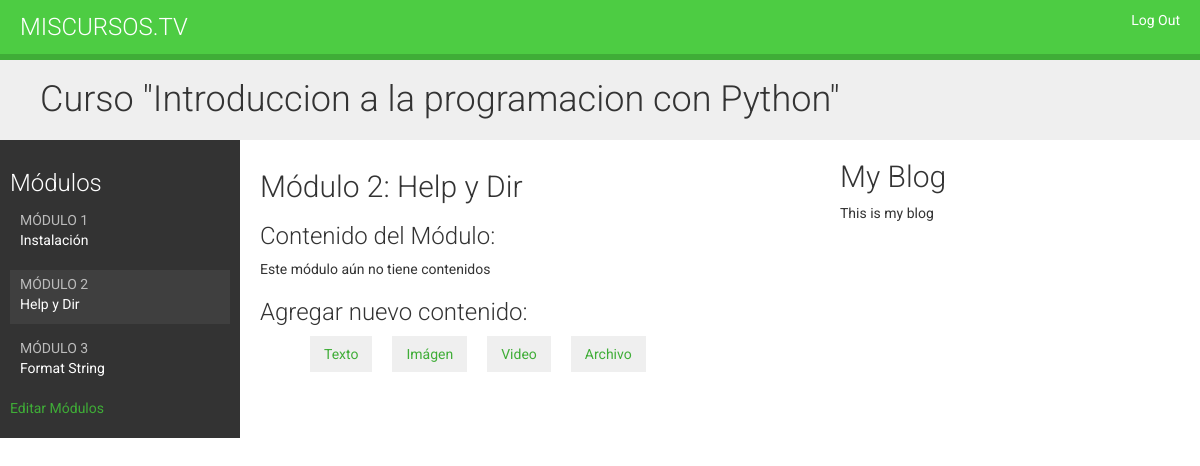
Screenshot of /course/module/2/ (signed in) with the database file from the repository.
### elearning/models.py (models this page shows, shortened)
class Course(models.Model):
    owner = models.ForeignKey(User, related_name='courses_created', on_delete=models.CASCADE)
    subject = models.ForeignKey(Subject, related_name='courses', on_delete=models.CASCADE)
    title = models.CharField(max_length=200)
    slug = models.CharField(max_length=200, unique=True)
    overview = models.TextField()
    created = models.DateTimeField(auto_now_add=True)
    class Meta:
        ordering = ['-created']

class Module(models.Model):
    course = models.ForeignKey(Course, related_name='modules', on_delete=models.CASCADE)
    title = models.CharField(max_length=200)
    description = models.TextField(blank=True)
    order = OrderField(blank=True, for_fields=['course'])
    class Meta:
        ordering = ['order']

### elearning/views.py (the view)
# urls.py: path('module/<int:module_id>/', views.ModuleContentListView.as_view(), name='module_content_list'),
class ModuleContentListView(TemplateResponseMixin, View):
    template_name = 'manage/module/content_list.html'
    def get(self, request, module_id):
        module = get_object_or_404(Module, id=module_id, course__owner=request.user)
        return self.render_to_response({'module': module})

### elearning/templates/manage/module/content_list.html (shortened to what this page needs)
{% extends 'base.html' %}
{% load static %}
{% load course %}
{% block css %}
<link rel="stylesheet" href="{% static 'css/base.css' %}">
<link rel="stylesheet" href="https://ajax.googleapis.com/ajax/libs/jqueryui/1.12.1/themes/smoothness/jquery-ui.css">
{% endblock %}
{% block content %}
    {% with course=module.course %}
        <h1>Curso "{{ course.title }}"</h1>
        <div class="contents">
            <h3>Módulos</h3>
            <ul id="modules">
                {% for m in course.modules.all %}
                    <li data-id="{{ m.id }}" {% if m == module %} class="selected" {% endif %}>
                        <a href="{% url 'module_content_list' m.id %}">
                            <span>Módulo <span class="order">{{ m.order|add:1 }}</span></span>
                            <br>
                            {{ m.title }}
                        </a>
                    </li>
                {% empty %}
                    <li>Aún no hay módulos</li>
                {% endfor %}
            </ul>
            <p><a href="{% url 'course_module_update' course.id %}">Editar Módulos</a></p>
        </div>
        <div class="module">
            <h2>Módulo {{ module.order|add:1 }}: {{ module.title }}</h2>
            <h3>Contenido del Módulo:</h3>
            <div id="module-contents">
                {% for content in module.contents.all %}
                <div data-id="{{ content.id }}">
                    {% with item=content.item %}
                    <p>{{ item }} ({{ item|model_name }})</p>
                    <a href="{% url 'module_content_update' module.id item|model_name item.id %}">Editar</a>
                    <form action="{% url 'module_content_delete' content.id %}>" method="post">
                        <input type="submit" value="Borrar">
                        {% csrf_token %}
                    </form>
                    {% endwith %}
                </div>
                {% empty %}
                    <p>Este módulo aún no tiene contenidos</p>
                {% endfor %}
            </div>
            <h3>Agregar nuevo contenido:</h3>
            <ul class="content-types">
                <li><a href="{% url 'module_content_create' module.id  'text' %}">Texto</a></li>
                <li><a href="{% url 'module_content_create' module.id  'image' %}">Imágen</a></li>
                <li><a href="{% url 'module_content_create' module.id  'video' %}">Video</a></li>
                <li><a href="{% url 'module_content_create' module.id  'file' %}">Archivo</a></li>
            </ul>
        </div>
    {% endwith %}
{% endblock %}

### static/css/base.css (style rules this page uses)
body { margin:0; font-family:'Roboto', sans-serif; font-weight:400; color:#333; }
a { color:#3fad37; text-decoration:none; }
ul { float:left; }
h1, h2, h3, h4, h5, h6 { font-family:'Roboto', sans-serif; font-weight:300; }
h1 { background:#efefef; width:100%; overflow:auto; padding:20px 0 20px 40px; margin:0; }
.module { padding:10px 20px; float:left; width:600px; }
.module h3 { margin:20px 0 0; padding:0; width:100%; }
.module p { margin:10px 0 20px; width:100%; float:left; }
.contents { width:20%; padding:10px; float:left; background:#333; color: #fff; font-family:'Roboto', sans-serif; }
.contents ul { list-style:none; margin:0; padding:0; width:100%; }
.contents ul li { margin:0 0 10px 0; padding:4px 10px 10px; overflow:auto; cursor:move; }
.contents ul li.selected { background:#3f3f3f; }
.contents ul span { text-transform:uppercase; color:#bbb; font-size:14px; }
.contents ul a { display:block; color:#fff; text-decoration:none; }
ul.content-types li { list-style:none; float:left; margin:10px; background:#efefef; padding:8px 14px; }

### rows the page displays
Course: title "Introduccion a la programacion con Python"
Module: order|add "1", title "Instalación"
Module: order|add "2", title "Help y Dir"
Module: order|add "3", title "Format String"
